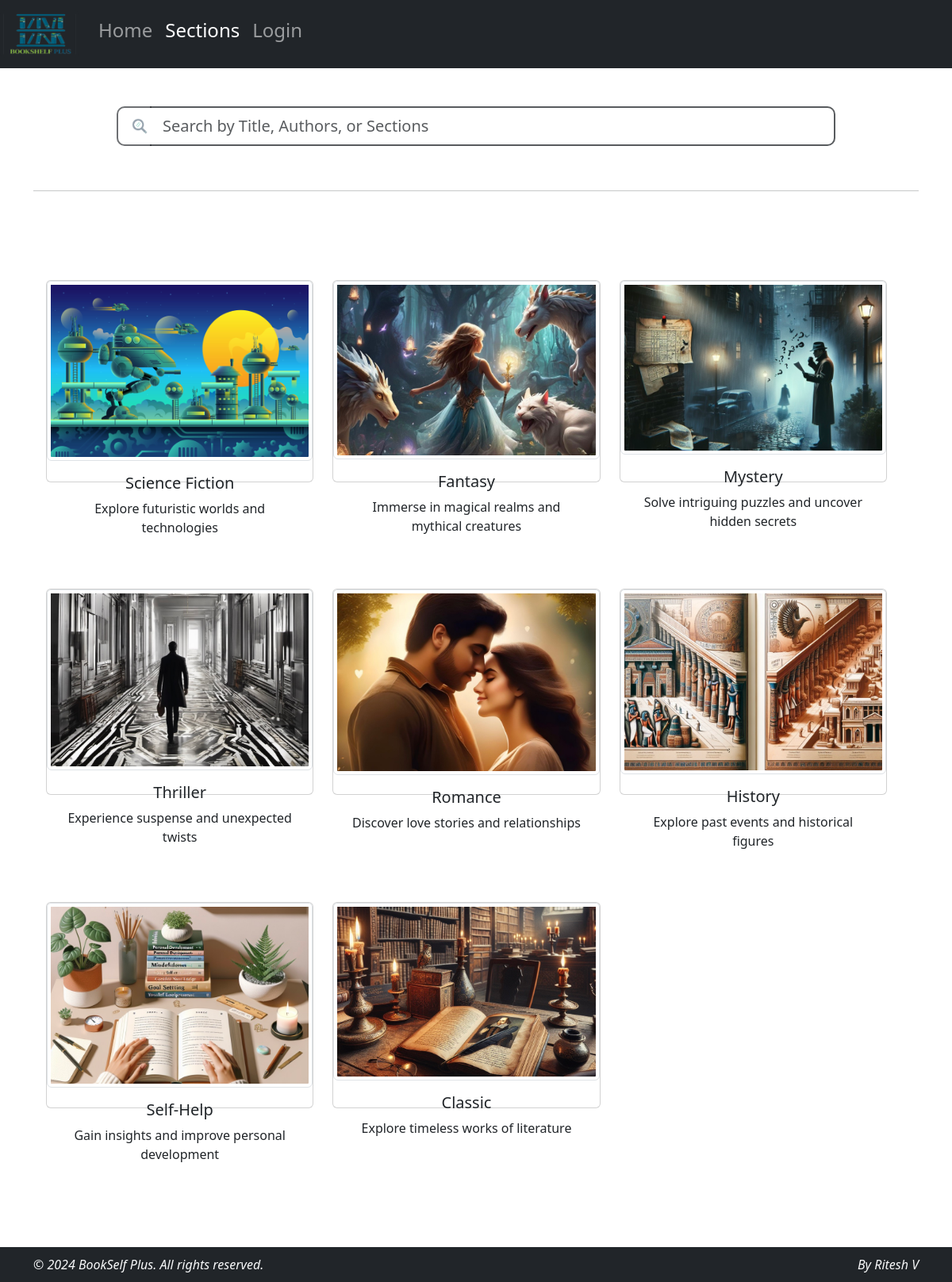
Page /sections on the committed database.
### tables this page shows
CREATE TABLE "Sections" (Sec_ID INTEGER PRIMARY KEY, Sec_Name TEXT NOT NULL, Date_of_Creation DATE NOT NULL, Description TEXT, Cover_Image TEXT);

### app.py (the view)
@app.route('/sections', methods=['GET', 'POST'])
def get_sections():
    logged_in = False
    user_type = 'User'
    db = get_db()
    cur = db.cursor()
    cur.row_factory = sqlite3.Row
    if 'email' in session:
        logged_in = True
        cur.execute(f" SELECT Usr_Type FROM Users WHERE Email = ?", (session['email'],))
        user_type = cur.fetchone()[0]
    cur.execute("SELECT * FROM Sections")
    sections = [dict(row) for row in cur.fetchall()]
    db.close()
    return render_template('sections.html', sections=sections, logged_in=logged_in, user_type=user_type)

### app.py (called while the page is built)
def get_db():
    db = getattr(g, 'my_DB.sqlite', None)
    if db is None:
        db = g._database = sqlite3.connect(app.config['DATABASE'])
    return db

@app.teardown_appcontext
def close_connection(exception):
    db = getattr(g, '_database', None)
    if db is not None:
        db.close()

### templates/Sections.html (shortened to what this page needs)
<!DOCTYPE html>
<html lang="en">
<head>
    <link rel="stylesheet" type="text/css" href="{{ url_for('static', filename='css/bootstrap.min.css') }}">
</head>
<body>
    <nav class="navbar navbar-expand-md navbar-dark bg-dark">
        <a class="navbar-brand tab-content tabindex-0" href="/">
            <img class="img-thumbnail bg-dark border-0" src="{{ url_for('static', filename='Logo.png') }}" width="100" height="60" alt="TextTrove">
        </a>
        <div class="collapse navbar-collapse" id="navbarSupportedContent">
            <ul class="navbar-nav ml-auto">
                <li class="nav-item h4">
                    <a class="nav-link {% if request.path == '/' or request.path.startswith('/book') %}active{% endif %}" href="/">Home</a>
                </li>
                <li class="nav-item h4">
                    <a class="nav-link {% if request.path == '#' or request.path.startswith('/section') %}active{% endif %}" href="/sections">Sections</a>
                </li>
                <li class="nav-item h4">
                    {% if logged_in %}
                        <a class="nav-link {% if request.path == '/account' %}active{% endif %}" href="/account">Account</a>
                    {% else %}
                        <a class="nav-link {% if request.path == '/login' %}active{% endif %}" href="/login">Login</a>
                    {% endif %}
                </li>
            </ul>
        </div>
    </nav>
    <div class="container mt-5 mb-0">
        <div class="jumbotron mb-0 ">
            <div class="container col-md-10 text-center">
                <div class="input-group mt-3 rounded-pill text-end" style="max-width: 1050px;">
                    <button class="btn btn-outline-primary border-2 border-dark mb-3" type="button" style=" border-right: 0px; border-bottom-left-radius: 10px; border-top-left-radius: 10px; padding-right: 0px" disabled>
                        <img src="/static/search.jpg" alt="Search" width="30" height="30">
                    </button><label for="searchInput"></label>
                    <input id="searchInput" type="text" class="form-control form-control-lg border-2 border-dark border-opacity-75 mb-3" placeholder="Search by Title, Authors, or Sections" style="box-shadow: none; border-left: 0; border-bottom-right-radius: 10px; border-top-right-radius: 10px">
                </div>
            </div>
            <hr class="my-4 mb-5">
                <div class="card mb-0 border-0">
                    {% if not(sections) %}
                        <div class="col mt-5 mb-5 text-center">
                            <div class="card-body text-center">
                                <h5 class="card-title text-body-tertiary">No books found</h5>
                            </div>
                        </div>
                    {% else %}
                        <div class="card-body d-flex">
                            <div class="row row-cols-md-10 text-center">
                                <div class="row row-cols-1 row-cols-md-2 row-cols-lg-3 g-4">
                                    {% for section in sections %}
                                    <div class="col mb-4">
                                        <div class="card h-75">
                                            <a href="/section/{{ section['Sec_ID'] }}" class="text-decoration-none text-dark">
                                                <img src="{{ url_for('static', filename='covers/' + section['Cover_Image']) }}" class="card-img-top img-thumbnail" alt="{{ section['Sec_Name'] }}">
                                            </a>
                                            <div class="card-body">
                                                <h5 class="card-title">{{ section['Sec_Name'] }}</h5>
                                                <p class="card-text">{{ section['Description'] }}</p>
                                            </div>
                                        </div>
                                    </div>
                                    {% endfor %}
                                </div>
                            </div>
                        </div>
                    {% endif %}
                </div>
            </div>
        </div>
    <footer class="footer mt-5 bg-dark" style="padding: 10px 0; bottom: 0;">
        <div class="container d-flex justify-content-between">
            <span class="text-light fst-italic">© 2024 BookSelf Plus. All rights reserved.</span>
            <span class="text-light fst-italic">By Ritesh V</span>
        </div>
    </footer>
</body>
</html>

### rows in the picture
Sections: Cover_Image (picture), Sec_Name "Science Fiction", Description "Explore futuristic worlds and technologies"
Sections: Cover_Image+Sec_Name (picture), Sec_Name "Fantasy", Description "Immerse in magical realms and mythical creatures"
Sections: Cover_Image+Sec_Name (picture), Sec_Name "Mystery", Description "Solve intriguing puzzles and uncover hidden secrets"
Sections: Cover_Image+Sec_Name (picture), Sec_Name "Thriller", Description "Experience suspense and unexpected twists"
Sections: Cover_Image+Sec_Name (picture), Sec_Name "Romance", Description "Discover love stories and relationships"
Sections: Cover_Image+Sec_Name (picture), Sec_Name "History", Description "Explore past events and historical figures"
Sections: Cover_Image (picture), Sec_Name "Self-Help", Description "Gain insights and improve personal development"
Sections: Cover_Image+Sec_Name (picture), Sec_Name "Classic", Description "Explore timeless works of literature"
